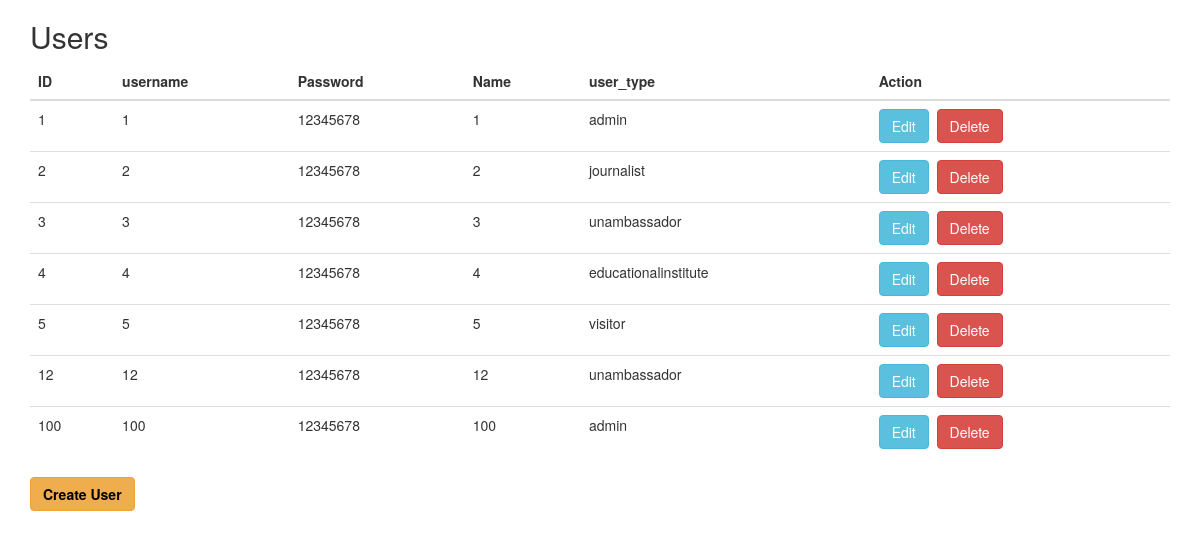
The page /view-user.php on the database its author committed.
### tables this page shows
CREATE TABLE `users` (
  `id` int(11) NOT NULL,
  `username` varchar(255) NOT NULL,
  `password` varchar(255) NOT NULL,
  `name` varchar(255) NOT NULL,
  `user_type` varchar(20) NOT NULL
);

### view-user.php (the view, shortened to what this page needs)
<?php
include "db.php";
$sql = "SELECT id, username,password, name,user_type FROM users";
$result = $conn->query($sql);
?>
<!DOCTYPE html>
<html>
<head>
<link rel="stylesheet" href="https://maxcdn.bootstrapcdn.com/bootstrap/3.4.0/css/bootstrap.min.css">
</head>
<body>
    <div class="container">
        <h2>Users</h2>
<table class="table">
    <thead>
    <tr>
        <th>ID</th>
        <th>username</th>
        <th>Password</th>
        <th>Name</th>
        <th>user_type</th>
        <th>Action</th>
    </tr>
    </thead>
    <tbody>
        <?php
            if ($result->num_rows > 0) {
                while ($row = $result->fetch_assoc()) {
        ?>
                    <tr>
                    <td><?php echo $row['id']; ?></td>
                    <td><?php echo $row['username']; ?></td>
                    <td><?php echo $row['password']; ?></td>
                    <td><?php echo $row['name']; ?></td>
                    <td><?php echo $row['user_type']; ?></td>
                    <td>
                        <a class="btn btn-info" href="update.php?id=<?php echo $row['id']; ?>">Edit</a>&nbsp;
                        <a class="btn btn-danger" href="delete-user.php?id=<?php echo $row['id']; ?>">Delete</a>
                    </td>
                    </tr>
        <?php   }
            }
        ?>
    </tbody>
</table>
<a style="color:black;" class="btn btn-warning" href="admin.php"><b>Create User</b></a>
    </div>
</body>
</html>

### rows shown on the page
users: id "1", username "1", password "12345678", name "1", user_type "admin"
users: id "2", username "2", password "12345678", name "2", user_type "journalist"
users: id "3", username "3", password "12345678", name "3", user_type "unambassador"
users: id "4", username "4", password "12345678", name "4", user_type "educationalinstitute"
users: id "5", username "5", password "12345678", name "5", user_type "visitor"
users: id "12", username "12", password "12345678", name "12", user_type "unambassador"
users: id "100", username "100", password "12345678", name "100", user_type "admin"
